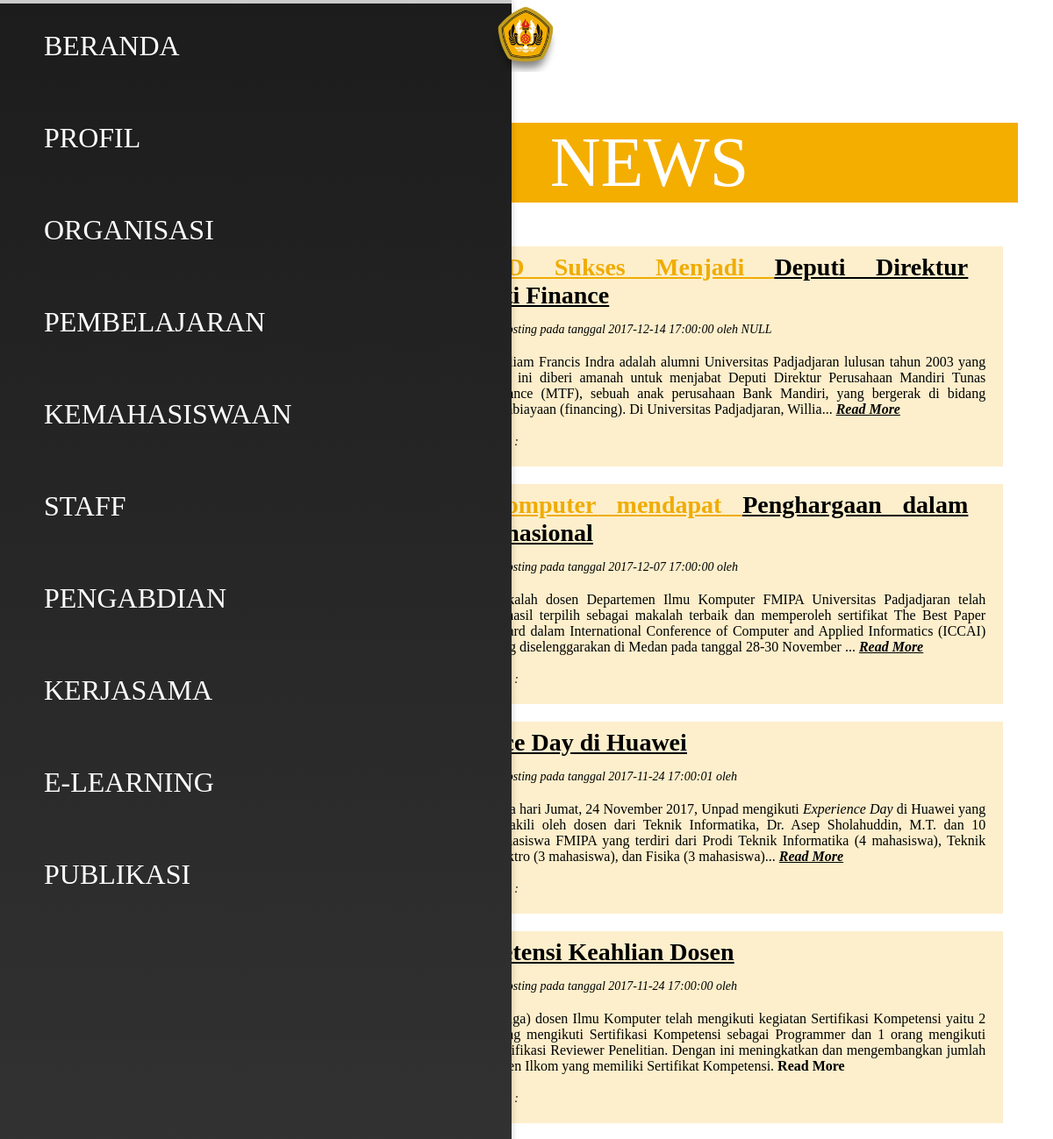
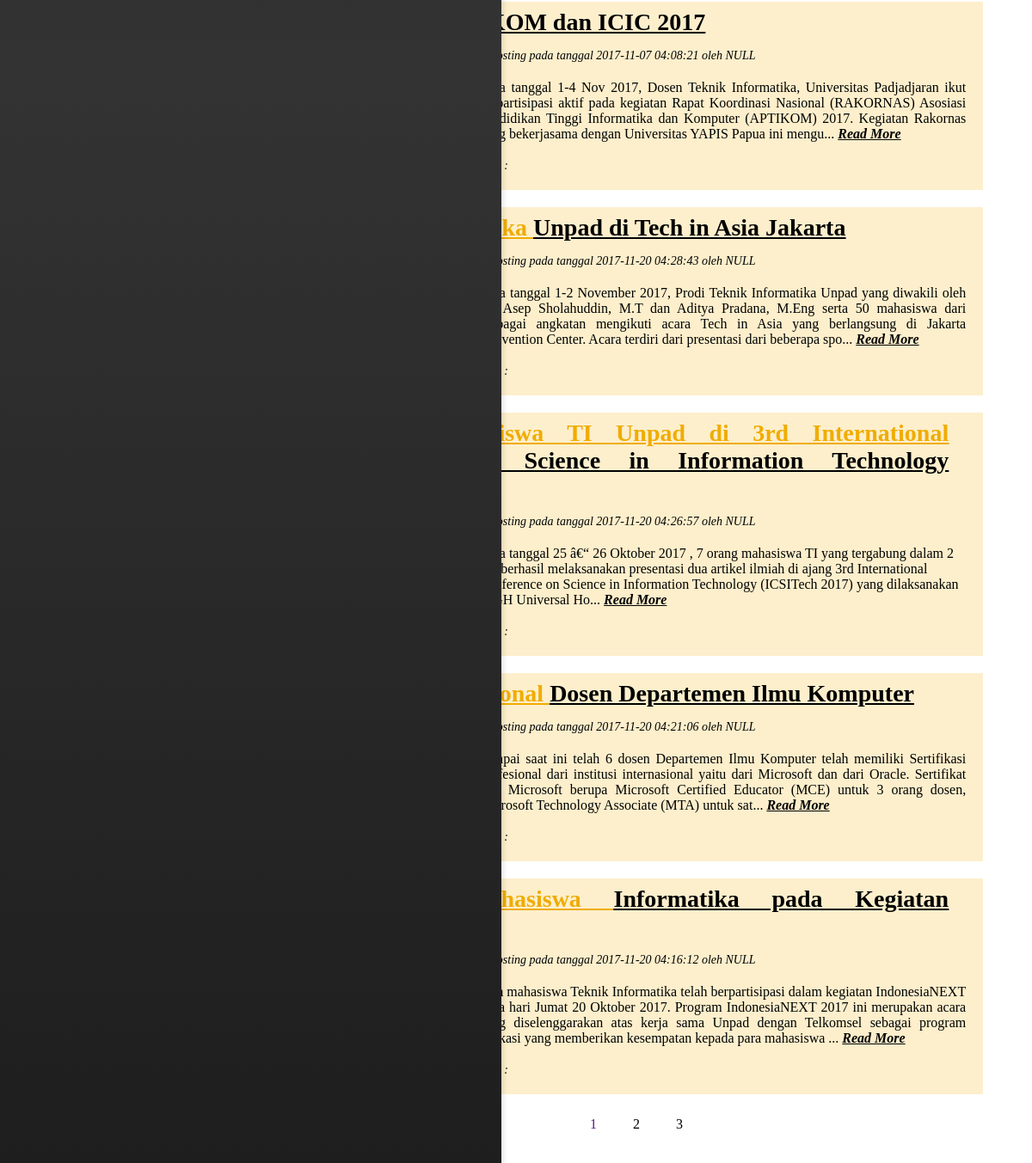
Page /Posting.php on the committed database (2 pictures, top to bottom).
### tables this page shows
CREATE TABLE `posting` (
  `ID` int(11) NOT NULL,
  `Judul` text NOT NULL,
  `Tanggal` timestamp NOT NULL DEFAULT CURRENT_TIMESTAMP,
  `Isi` text NOT NULL,
  `Author` text NOT NULL,
  `tag0` int(11) DEFAULT NULL,
  `tag1` int(11) DEFAULT NULL,
  `tag2` int(11) DEFAULT NULL,
  `tag3` int(11) DEFAULT NULL,
  `tag4` int(11) DEFAULT NULL,
  `tag5` int(11) DEFAULT NULL,
  `tag6` int(11) DEFAULT NULL,
  `tag7` int(11) DEFAULT NULL,
  `tag8` int(11) DEFAULT NULL
);

CREATE TABLE `gambar` (
  `ID` int(11) NOT NULL,
  `TagPost` int(11) NOT NULL,
  `Utama` tinyint(1) NOT NULL,
  `caption` text
);

### Posting.php (the view, shortened to what this page needs)
<!DOCTYPE html>
<html lang="en" xmlns="http://www.w3.org/1999/xhtml">
<head>
</head>
<body>
	<?php
		include 'database.php';
		$id=0;
		$isi ='';
	?>
    <div class="grid-container">
        <div class="grid-headline-header"></div>
        <div class="grid-content">
            <div class="contentstyle" style="margin:40px;text-align:justify">
				<?php
					echo $isi."<br>";
								?>
								<?php
					if($id==0){
						$sqlx = "SELECT * FROM posting ORDER BY ID DESC LIMIT 10";
						$resultx = $conn->query($sqlx);
						if (($resultx->num_rows > 0))
						{
							?>
							<div class="ultimate-header">
								<p>NEWS</p>
							</div>
							<ul>
							<?php
							while($rowx = $resultx->fetch_assoc())
							{
								$avaible = true;
								$sqly = "SELECT * FROM gambar";
								$resulty = $conn->query($sqly);
								?>
									<div class="daftar-artikel">
										<div class="daftar-artikel-header">
											<?php
											$mid = strrpos(substr($rowx["Judul"], 0, floor(strlen($rowx["Judul"]) / 2)), ' ') + 1;
											$judulf = substr($rowx["Judul"], 0, $mid);
											$judulb = substr($rowx["Judul"], $mid);
											?>
											<a href="?ID=<?php echo $rowx["ID"]?>">
											<b><span><?php echo $judulf; ?></span><span><?php echo $judulb; ?></span></b></a>
										</div>
										<div class="daftar-artikel-thumbnail">
											<?php
											while($rowy = $resulty->fetch_assoc()) {
												if (($rowx["ID"] == $rowy["TagPost"]) and ($rowy["Utama"] == 0) and $avaible) { $avaible=false;?>
													<img class="artikel-list-thumbnail" src="imgpost\<?php echo $rowy["ID"]; ?>-thumbnail.jpg">
											<?php } } ?>
										</div>
										<div>
											<p id="artikel-ket">
												Diposting pada tanggal
												<?php echo $rowx["Tanggal"]?>
												oleh
												<?php echo $rowx["Author"]?>
											</p>
										</div>
										<div class="daftar-artikel-content">
											<?php
												$str = $rowx["Isi"];
												$isi = substr($str, 0, 300);
												$isi .= "...";
												echo $isi;
											?>
											<a href="?ID=<?php echo $rowx["ID"]?>">
											<b>Read More</b></a><br>
										</div>
										<div>
											<p id="artikel-tags">Tags :
											</p>
										</div>
									</div>
								<?php
							}
							?>
							</ul>
							<div class="page-list-row">
								<a href><div class="page-list-counter"><p>1<p></div></a>
								<div class="page-list-counter"><p>2<p></div>
								<div class="page-list-counter"><p>3<p></div>
							</div>
							<?php
						}
					}
				?>
            </div>
        </div>
    </div>
</body>
</html>

### css/konten_grid.css (style rules this page uses)
@media screen and (max-width: 1599px) and (min-width: 1200px) { .grid-container { margin-top: 42px; margin-left: 280px; } }
.grid-container { display: grid; z-index: 5; transition: 0.5s; }
.grid-content { top: -100px; position: relative; font-family: 'Futura bk BT'; }

### css/artikel.css (style rules this page uses)
h2 { font-family: 'Futura bk BT'; margin-bottom: 10px; }
p { font-family: 'Futura bk BT'; }
.contentstyle p { margin-top: 10px; }
.daftar-artikel { height: auto; margin: 20px 2% 20px 2%; padding: 3px 0 20px; color: black; background-color: #fdefcc; }
.daftar-artikel div:not(.daftar-artikel-header):not(.daftar-artikel-thumbnail) { padding-left: 220px; }
.daftar-artikel-header a span:first-child { text-decoration: underline; }
.daftar-artikel-header a span:last-child { text-decoration: underline; }
.daftar-artikel-header span:first-child { color: #f0ac00; }
.daftar-artikel-header span:last-child { color: black; }
.daftar-artikel-header { display: block; margin: 40px 40px 15px; margin-top: 5px; font-family: 'Futura md BT'; font-size: 28px; }
.daftar-artikel-thumbnail { text-align: center; position: absolute; display: inline-block; margin-left: 45px; width: 150px; height: 150px; border: 1px solid black; }
.artikel-list-thumbnail { height: 100%; width: auto; }
.daftar-artikel-content { margin: 20px; margin-left: 0; font-family: 'Futura bk BT'; font-size: 16px; }
.daftar-artikel-content a { font-style: italic; color: black; }
#artikel-ket, #artikel-tags { font-style: italic; font-size: 14px; }
.page-list-row { width: 100%; text-align: center; }
.page-list-counter { display: inline-block; margin: 0 7px; height: 30px; width: 30px; text-align: center; border: 1px solid rgba(255, 255, 255, 0); transition: .4s; }
.ultimate-header { transform: translateY(-30px); background-color: #f4ae00; width: 100%; height: auto; border-bottom: 40px; text-align: center; }
.ultimate-header p { font-size: 80px; color: white; }
.page-list-counter p { transform: translateY(-5px); }

### css/navbar.css (style rules this page uses)
@media screen and (max-width: 1200px) { div.navbar { position : fixed; top : 0; left: 0; width : auto; height: 100%; margin: 0; padding: 0; background-color: #555; background: linear-gradient(#1c1c1c, #333, #1c1c1c); z-index: 9; box-shadow: 0 0 8px 0 rgba(0, 0, 0, 0.2); overflow: auto; } }
@media screen and (max-width: 1200px) { li.navbar, .dropdown, li.lower-navbar { list-style-type: none; width: 100%; float: top; } }
@media screen and (max-width: 1200px) { li.navbar a, .dropdown a, li.lower-navbar a { display: block; color: white; text-align: left; padding: 30px 250px 30px 50px; font-size: calc(20px + 1.5vh); font-family: 'Futura Md BT'; text-decoration: none; margin-bottom: 4px; } }
@media screen and (max-width: 1200px) { .dropdown { display: block; position: relative; } }
@media screen and (max-width: 1200px) { ul.lower-mnavbar { position : fixed; top : 0; max-width : 8%; list-style-type: none; margin: 0 46%; padding: 0; z-index: 10; } }
@media screen and (max-width: 1200px) { li.lower-mnavbar { padding: 1px; float: middle; position: relative; } }

### css/konten.css (style rules this page uses)
h2 { font-family: 'Futura bk BT'; margin-bottom: 10px; }
p { font-family: 'Futura bk BT'; }
.contentstyle p { margin-top: 10px; }

### rows in the picture
posting: Judul "Alumni UNPAD Sukses Menjadi", Judul "Deputi Direktur Perusahaan Multi Finance", Tanggal "2017-12-14 17:00:00", Author "NULL", Isi "William Francis Indra adalah alumni Universitas Padjadjaran lulusan tahun 2003 yang saat ini diberi amanah untuk menjabat Deputi Direktur Perusahaan Mandiri Tunas Finance (MTF), sebuah anak perusahaan Bank Mandiri, yang bergerak di bidang pembiayaan (financing). Di Universitas Padjadjaran, Willia..."
posting: Judul "Dosen Ilmu Komputer mendapat", Judul "Penghargaan dalam Konferensi Internasional", Tanggal "2017-12-07 17:00:00", Isi "Makalah dosen Departemen Ilmu Komputer FMIPA Universitas Padjadjaran telah berhasil terpilih sebagai makalah terbaik dan memperoleh sertifikat The Best Paper Award dalam International Conference of Computer and Applied Informatics (ICCAI) yang diselenggarakan di Medan pada tanggal 28-30 November ..."
posting: Judul "Experience Day di Huawei", Tanggal "2017-11-24 17:00:01", Isi "Pada hari Jumat, 24 November 2017, Unpad mengikuti Experience Day di Huawei yang diwakili oleh dosen dari Teknik Informatika, Dr. Asep Sholahuddin, M.T. dan 10 mahasiswa FMIPA yang terdiri dari Prodi Teknik Informatika (4 mahasiswa), Teknik Elektro (3 mahasiswa), dan Fisika (3 mahasiswa)..."
posting: Judul "Kompetensi Keahlian Dosen", Tanggal "2017-11-24 17:00:00", Isi "3 (tiga) dosen Ilmu Komputer telah mengikuti kegiatan Sertifikasi Kompetensi yaitu 2 orang mengikuti Sertifikasi Kompetensi sebagai Programmer dan 1 orang mengikuti Sertifikasi Reviewer Penelitian. Dengan ini meningkatkan dan mengembangkan jumlah dosen Ilkom yang memiliki Sertifikat Kompetensi."
posting: Judul "APTIKOM dan ICIC 2017", Tanggal "2017-11-07 04:08:21", Author "NULL", Isi "Pada tanggal 1-4 Nov 2017, Dosen Teknik Informatika, Universitas Padjadjaran ikut berpartisipasi aktif pada kegiatan Rapat Koordinasi Nasional (RAKORNAS) Asosiasi Pendidikan Tinggi Informatika dan Komputer (APTIKOM) 2017. Kegiatan Rakornas yang bekerjasama dengan Universitas YAPIS Papua ini mengu..."
posting: Judul "Teknik Informatika", Judul "Unpad di Tech in Asia Jakarta", Tanggal "2017-11-20 04:28:43", Author "NULL", Isi "Pada tanggal 1-2 November 2017, Prodi Teknik Informatika Unpad yang diwakili oleh Dr. Asep Sholahuddin, M.T dan Aditya Pradana, M.Eng serta 50 mahasiswa dari berbagai angkatan mengikuti acara Tech in Asia yang berlangsung di Jakarta Convention Center. Acara terdiri dari presentasi dari beberapa spo..."
gambar: shows a picture
posting: Judul "Prestasi Mahasiswa TI Unpad di 3rd International", Judul "Conference on Science in Information Technology (ICSITech) 2017", Tanggal "2017-11-20 04:26:57", Author "NULL", Isi "Pada tanggal 25 â€“ 26 Oktober 2017 , 7 orang mahasiswa TI yang tergabung dalam 2 tim berhasil melaksanakan presentasi dua artikel ilmiah di ajang 3rd International Conference on Science in Information Technology (ICSITech 2017) yang dilaksanakan di GH Universal Ho..."
gambar: shows a picture
posting: Judul "Sertifikat Profesional", Judul "Dosen Departemen Ilmu Komputer", Tanggal "2017-11-20 04:21:06", Author "NULL", Isi "Sampai saat ini telah 6 dosen Departemen Ilmu Komputer telah memiliki Sertifikasi Profesional dari institusi internasional yaitu dari Microsoft dan dari Oracle. Sertifikat dari Microsoft berupa Microsoft Certified Educator (MCE) untuk 3 orang dosen, Microsoft Technology Associate (MTA) untuk sat..."
gambar: shows a picture
posting: Judul "Partisipasi Mahasiswa", Judul "Informatika pada Kegiatan IndonesiaNEXT", Tanggal "2017-11-20 04:16:12", Author "NULL", Isi "Para mahasiswa Teknik Informatika telah berpartisipasi dalam kegiatan IndonesiaNEXT pada hari Jumat 20 Oktober 2017. Program IndonesiaNEXT 2017 ini merupakan acara yang diselenggarakan atas kerja sama Unpad dengan Telkomsel sebagai program edukasi yang memberikan kesempatan kepada para mahasiswa ..."
gambar: shows a picture
